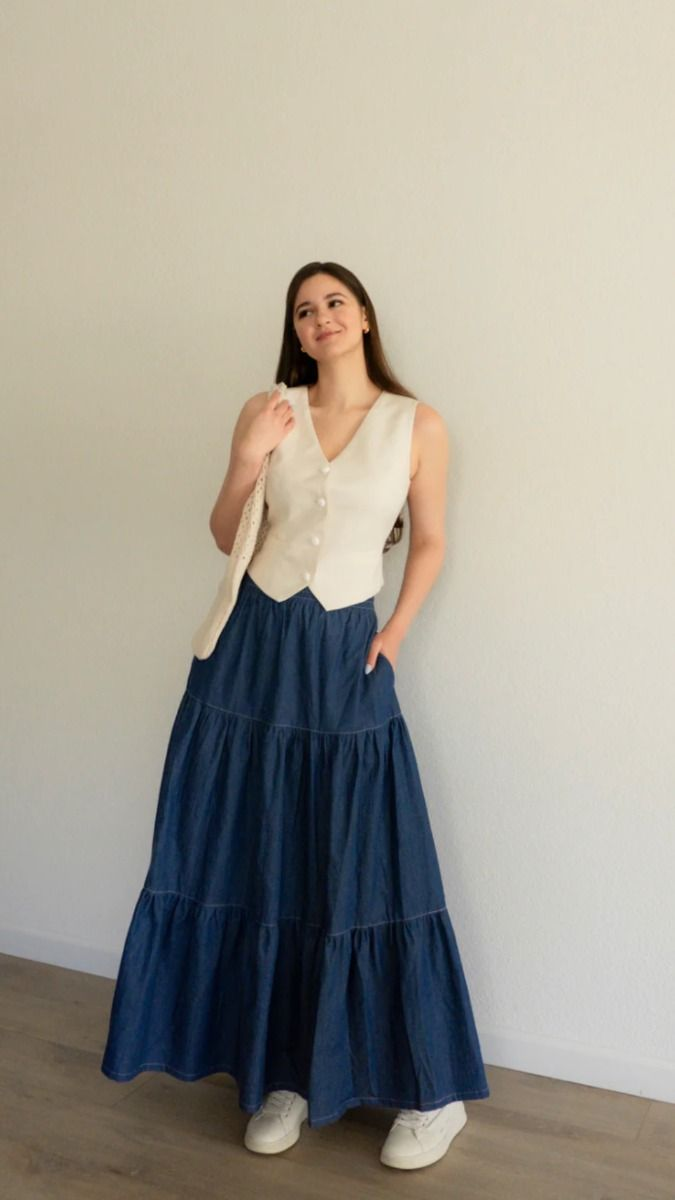
#> input picture dataset/examples/This perfectly easy yet perfectly romantic tiered….jpeg, 675 x 1200 px
$ python overlay_vector.py '../dataset/examples/This perfectly easy yet perfectly romantic tiered….jpeg' --vector 1.0 1.0 1.0 --out out.png
#> lines starting #> are read from the running program, lines starting #| are printed output that depends on the picture
import argparse
import os
import cv2


def overlay_vector(image_path: str, vector, output_path: str) -> None:
#> called with output_path = 'out.png'
    img = cv2.imread(image_path)
#> img is the input picture: shape (1200, 675, 3); mean B, G, R 146.7, 157.5, 162.1
    if img is None:
        raise FileNotFoundError(f"Failed to read image: {image_path}")

    h, w = img.shape[:2]
#> h = 1200; w = 675
    text = f"vector: [{vector[0]:.4f}, {vector[1]:.4f}, {vector[2]:.4f}]"

    # Background rectangle
    margin = 10
    (tw, th), baseline = cv2.getTextSize(text, cv2.FONT_HERSHEY_SIMPLEX, 0.8, 2)
    cv2.rectangle(img, (margin - 5, margin - 5), (margin + tw + 5, margin + th + 5), (0, 0, 0), -1)

    # Text
    cv2.putText(img, text, (margin, margin + th), cv2.FONT_HERSHEY_SIMPLEX, 0.8, (0, 255, 0), 2, cv2.LINE_AA)
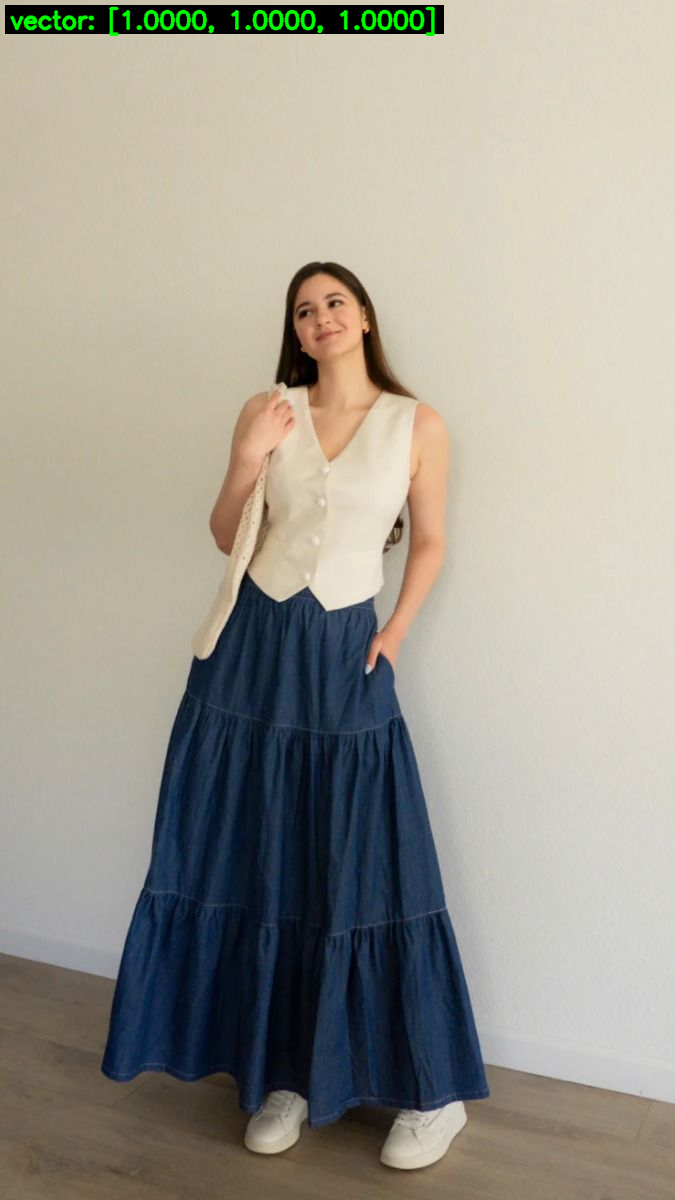
#> img: shape (1200, 675, 3); mean B, G, R 143.9, 155.4, 158.9

    os.makedirs(os.path.dirname(output_path), exist_ok=True)
    cv2.imwrite(output_path, img)


def parse_args():
    ap = argparse.ArgumentParser(description="Overlay 3D vector on an image and save.")
    ap.add_argument("image", type=str, help="Path to input image")
    ap.add_argument("--vector", nargs=3, type=float, required=True, help="Vector values: colorful maximal formal")
    ap.add_argument("--out", type=str, required=True, help="Output image path")
    return ap.parse_args()


if __name__ == "__main__":
    args = parse_args()
    overlay_vector(args.image, args.vector, args.out)
    print({"output": args.out})

$ run again, on dataset/examples/ex10.jpeg
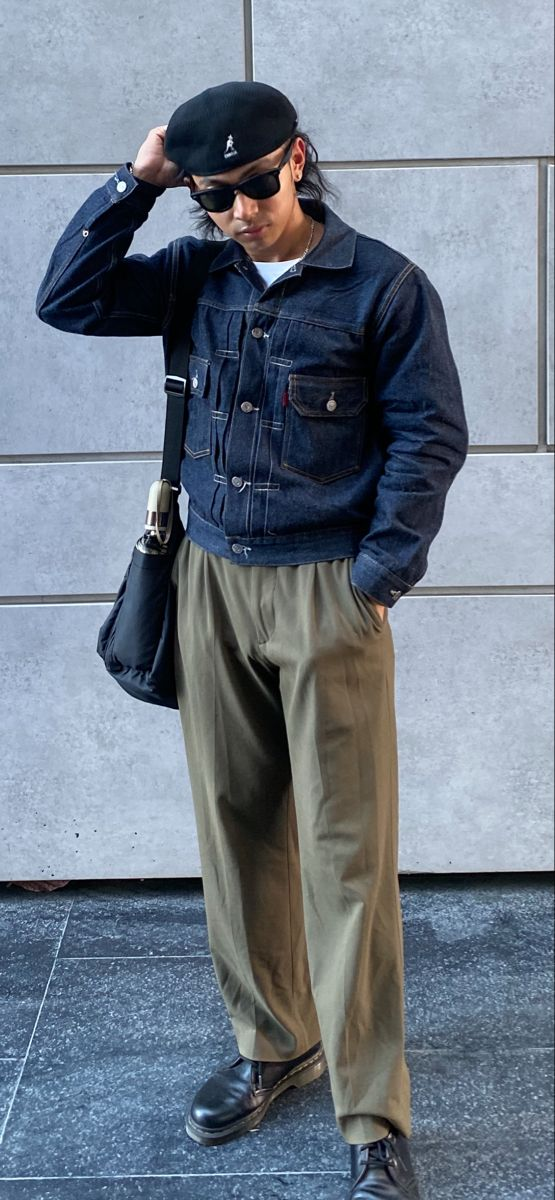
#> input picture dataset/examples/ex10.jpeg, 555 x 1200 px
#> in overlay_vector, img is the input picture: shape (1200, 555, 3); mean B, G, R 138.3, 124, 112.6
#> in overlay_vector, `cv2.putText(img, text, (margin, margin + th), cv2.FONT_HERSHEY_SIMPLEX..`:
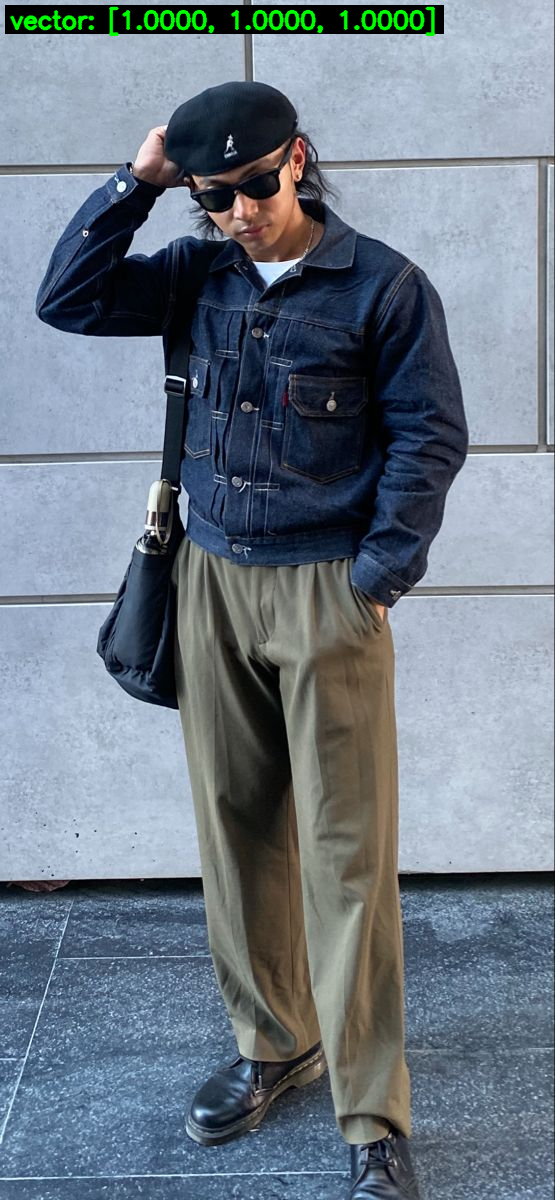
#> img: shape (1200, 555, 3); mean B, G, R 134.4, 121.7, 109.4

$ run again, on dataset/examples/ex11.jpeg
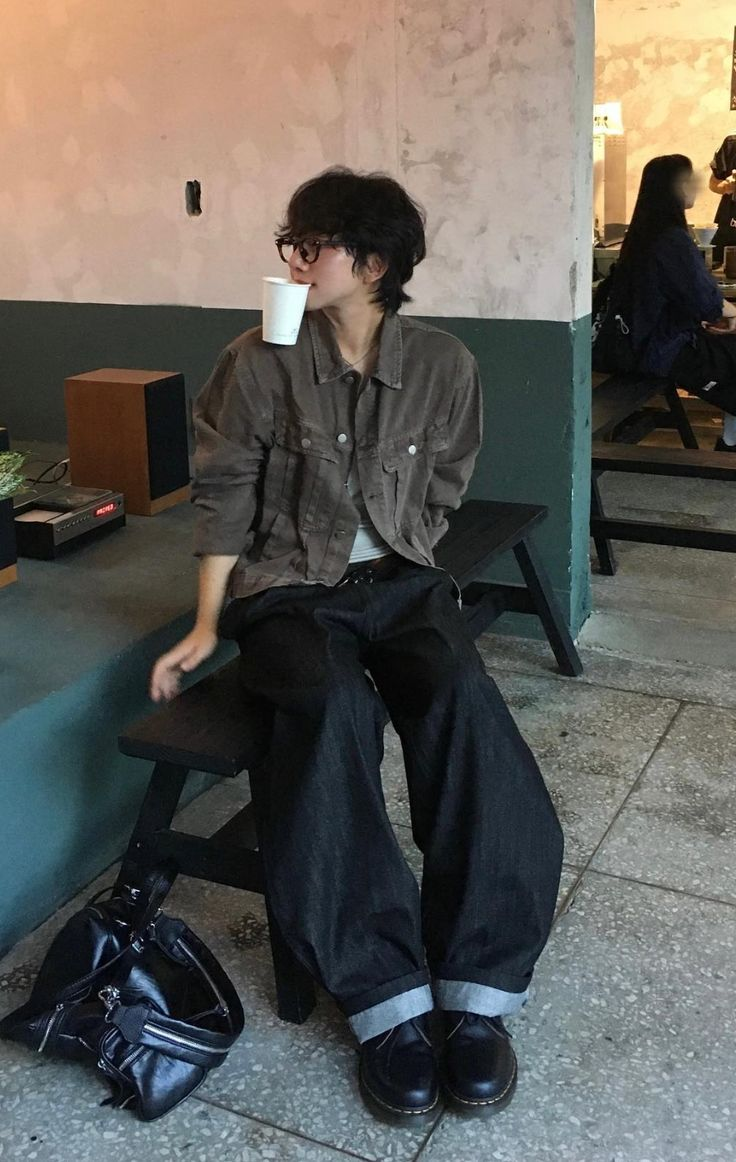
#> input picture dataset/examples/ex11.jpeg, 736 x 1162 px
#> in overlay_vector, img is the input picture: shape (1162, 736, 3); mean B, G, R 87.5, 92.8, 95.6
#> in overlay_vector, `cv2.putText(img, text, (margin, margin + th), cv2.FONT_HERSHEY_SIMPLEX..`:
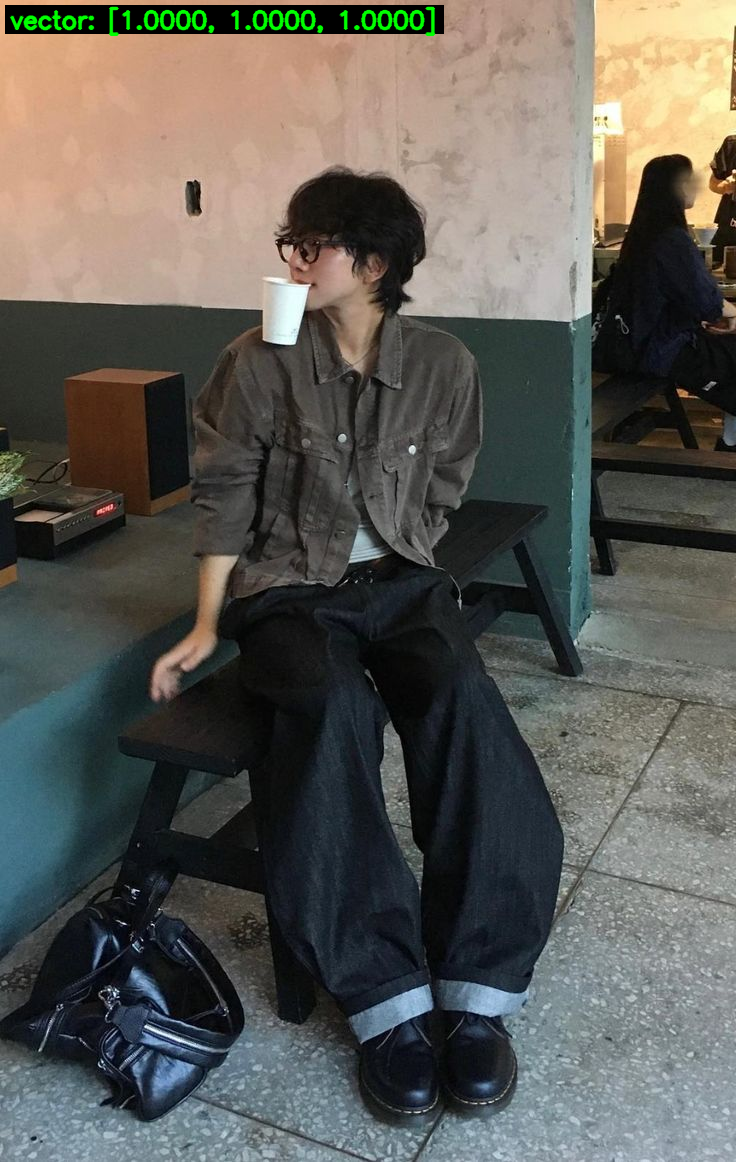
#> img: shape (1162, 736, 3); mean B, G, R 85.6, 91.4, 92.5
